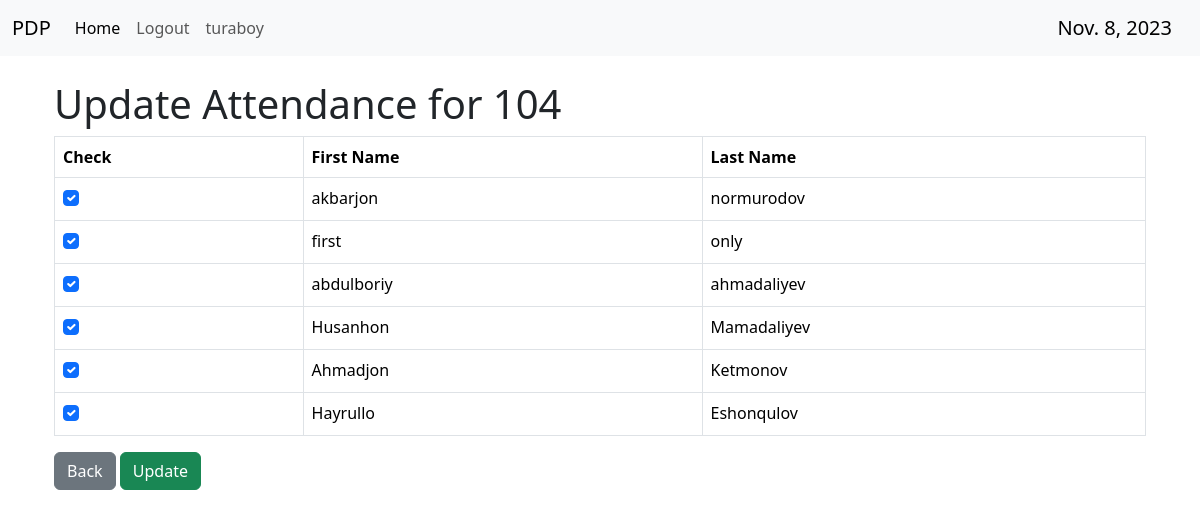
The page /list_students/update_attendance/104 (signed in) on the database its author committed.
### attendance/models.py (models this page shows, shortened)
class Attendance(models.Model):
    teacher = models.ForeignKey(User, on_delete=models.CASCADE)
    group = models.ForeignKey(Group, on_delete=models.CASCADE)
    date = models.DateField(default=timezone.now)
    students = models.ManyToManyField(Student, through='AttendanceStatus')

class Group(models.Model):
    name = models.CharField(max_length=20, unique=True)
    __str__ = lambda self: self.name

class Student(models.Model):
    first_name = models.CharField(max_length=50)
    last_name = models.CharField(max_length=50)
    group = models.ForeignKey(Group, on_delete=models.CASCADE)
    status = models.FloatField(null=True, blank=True)
    __str__ = lambda self: f'{self.first_name} {self.last_name}'

### attendance/views.py (the view, shortened to what this page needs)
# urls.py: path('list_students/update_attendance/<str:group_name>', views.update_attendance, name='update_attendance'),
@login_required(login_url='/login/')
def update_attendance(request, group_name):
    teacher = request.user
    group = Group.objects.get(name=group_name)
    students = Student.objects.filter(group=group)
    attendance, created = Attendance.objects.get_or_create(
        teacher=teacher,
        group=group,
        date=TODAYS_DATE
    )
    attendance_status = AttendanceStatus.objects.filter(attendance=attendance)
    student_attendance = {}
    for status in attendance_status:
        student_attendance[status.student.id] = status.present
    context = {'todays_date': TODAYS_DATE, 'group': group, 'students': students,
               'student_attendance': student_attendance}
    return render(request, 'update_attendance.html', context)

### attendance/templates/update_attendance.html (shortened to what this page needs)
{% extends 'home.html' %}
{% block content %}
<div class="container">
    <h1 class="mt-4">Update Attendance for {{ group.name }}</h1>
    <form method="post">
        <table class="table table-bordered">
            <thead>
                <tr>
                    <th>Check</th>
                    <th>First Name</th>
                    <th>Last Name</th>
                </tr>
            </thead>
            <tbody>
                {% for student in students %}
                <tr>
                    <td>
                        <div class="form-check">
                            <input type="checkbox" class="form-check-input" name="{{ student.id }}" id="student-{{ student.id }}" checked>
                        </div>
                    </td>
                    <td>{{ student.first_name }}</td>
                    <td>{{ student.last_name }}</td>
                </tr>
                {% endfor %}
            </tbody>
        </table>
        <div class="mt-3">
            <a href="{% url 'list_students' group_name=group.name %}" class="btn btn-secondary">Back</a>
            <button type="submit" class="btn btn-success">Update</button>
        </div>
    </form>
</div>
{% endblock %}

### attendance/templates/home.html (shortened to what this page needs)
<!DOCTYPE html>
<html lang="en">
<head>
    <link href="https://cdn.jsdelivr.net/npm/bootstrap@5.3.2/dist/css/bootstrap.min.css" rel="stylesheet">
</head>
<body>
<nav class="navbar navbar-expand-lg bg-body-tertiary">
  <div class="container-fluid">
    <a class="navbar-brand" href="#">PDP</a>
    <div class="collapse navbar-collapse" id="navbarNavAltMarkup">
      <div class="navbar-nav">
        <a class="nav-link active" aria-current="page" href="{% url 'home' %}">Home</a>
        {% if user.is_authenticated %}
            <a class="nav-link" href="{% url 'logout' %}">Logout</a>
        {% else %}
            <a class="nav-link" href="{% url 'login' %}">Login</a>
        {% endif %}
        <a class="nav-link" href="" disabled>{{ user.username }}</a>
      </div>
    </div>
    <a class="navbar-brand" href="#">{{ todays_date }}</a>
  </div>
</nav>
<div class="container">
    {% block content %}{% endblock content %}
</div>
    </body>    </html>

### rows shown on the page
Attendance: date "Nov. 8, 2023"
Group: name "104"
Student: first_name "akbarjon", last_name "normurodov"
Student: first_name "first", last_name "only"
Student: first_name "abdulboriy", last_name "ahmadaliyev"
Student: first_name "Husanhon", last_name "Mamadaliyev"
Student: first_name "Ahmadjon", last_name "Ketmonov"
Student: first_name "Hayrullo", last_name "Eshonqulov"

### other values the page prints
{{ user.username }} "turaboy"
